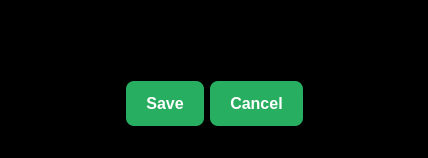
<?xml version="1.0" encoding="UTF-8"?>
<ui version="4.0">
 <class>Dialog</class>
 <widget class="QDialog" name="Dialog">
  <property name="geometry">
   <rect>
    <x>0</x>
    <y>0</y>
    <width>428</width>
    <height>158</height>
   </rect>
  </property>
  <property name="windowTitle">
   <string>Rename</string>
  </property>
  <property name="styleSheet">
   <string notr="true">font: 10pt &quot;Consolas&quot;;
background-color: rgb(0, 0, 0);
color: rgb(255, 255, 255);</string>
  </property>
  <layout class="QVBoxLayout" name="verticalLayout" stretch="0,0">
   <item>
    <widget class="QLineEdit" name="lnEdit_rename">
     <property name="sizePolicy">
      <sizepolicy hsizetype="Expanding" vsizetype="Fixed">
       <horstretch>0</horstretch>
       <verstretch>0</verstretch>
      </sizepolicy>
     </property>
    </widget>
   </item>
   <item>
    <widget class="QDialogButtonBox" name="btn_rename">
     <property name="styleSheet">
      <string notr="true">QPushButton {
	background-color: #27ae60;
	border-radius: 8px;
	border-style: none;
	color: #fff;
	font-size: 16px;
	font-weight: 600;
	letter-spacing: normal;
	line-height: 1.5;
	outline: none;
	padding: 13px 20px;
	position: relative;
	text-align: center;
	text-decoration: none;
	vertical-align: top;
	white-space: nowrap;
}

QPushButton:pressed{
  background-color: #16cc65;     
}

QPushButton:hover {
	background-color: #0b7538;
}

</string>
     </property>
     <property name="orientation">
      <enum>Qt::Horizontal</enum>
     </property>
     <property name="standardButtons">
      <set>QDialogButtonBox::Cancel|QDialogButtonBox::Save</set>
     </property>
     <property name="centerButtons">
      <bool>true</bool>
     </property>
    </widget>
   </item>
  </layout>
 </widget>
 <resources/>
 <connections>
  <connection>
   <sender>btn_rename</sender>
   <signal>accepted()</signal>
   <receiver>Dialog</receiver>
   <slot>accept()</slot>
   <hints>
    <hint type="sourcelabel">
     <x>248</x>
     <y>254</y>
    </hint>
    <hint type="destinationlabel">
     <x>157</x>
     <y>274</y>
    </hint>
   </hints>
  </connection>
  <connection>
   <sender>btn_rename</sender>
   <signal>rejected()</signal>
   <receiver>Dialog</receiver>
   <slot>reject()</slot>
   <hints>
    <hint type="sourcelabel">
     <x>316</x>
     <y>260</y>
    </hint>
    <hint type="destinationlabel">
     <x>286</x>
     <y>274</y>
    </hint>
   </hints>
  </connection>
 </connections>
</ui>
